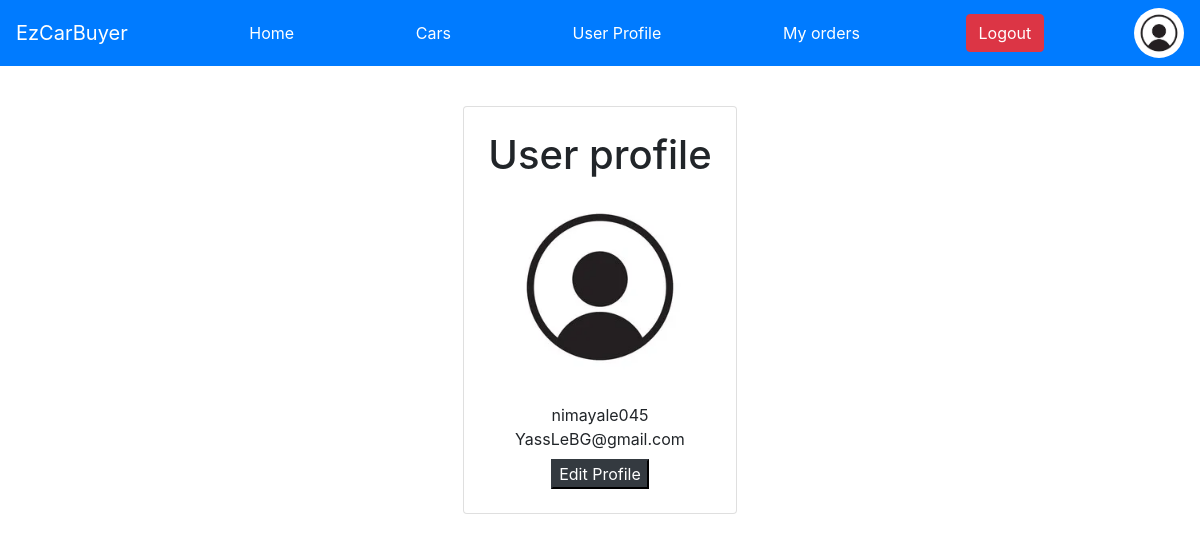
The page /user/index (signed in) on the database its author committed.
### tables this page shows
CREATE TABLE `user` (
  `id` int(11) NOT NULL,
  `username` varbinary(50) NOT NULL,
  `fname` varchar(30) NOT NULL,
  `lname` varchar(30) NOT NULL,
  `password` varchar(256) NOT NULL,
  `email` varbinary(50) NOT NULL,
  `phone` varchar(20) NOT NULL,
  `picture` varchar(50) NOT NULL
);

### Model/User.php (called while the page is built, shortened)
<?php
class User extends Model{
    public function find($id){
        $SQL = "SELECT * FROM user WHERE id=:id";
        $stmt = self::$_conn->prepare($SQL);
        $stmt->execute(['id'=>$id]);
        $stmt->setFetchMode(PDO::FETCH_CLASS,'User');
        return $stmt->fetch();
    }
}
?>

### dbConn.php (called while the page is built)
<?php
class Model{
    protected static $_conn = null;
    public function __construct(){
        if(self::$_conn == null){
            $host = 'localhost';
            $dbname = 'db_project';
            $user = 'root';
            $password = '';
            self::$_conn = new PDO("mysql:host=$host;dbname=$dbname",$user,$password);
        }
    }
}
?>

### View/user/index.php (the view, shortened to what this page needs)
<!DOCTYPE html>
<html lang="en">
<head>
</head>
<body>
<?php
    include 'View/includes/style.php';
    include 'View/includes/navbar.php';
?>
<div class="container mt-4 mb-4 p-3 d-flex justify-content-center">
     <div class="card p-4">
         <div class=" image d-flex flex-column justify-content-center align-items-center">
                <h1>User profile</h1>
                <div class=" image d-flex flex-column justify-content-center align-items-center">
                    <img src="../../Images/users/<?= $data['users']->picture?>" style="border-radius:50%" height="200" width="200" />
                <span class="name mt-3"><?=$data['users']->username?></span>
                 <span class="idd"><?=$data['users']->email?></span>
                 <div class=" d-flex mt-2">
                    <a href="/user/update/<?php echo $data['users']->id ?>"><button class="btn1 btn-dark">Edit Profile</button></a>
                 </div>
         </div>
    </div>
</div>
</body>
</html>

### rows shown on the page
user: picture (placeholder picture), username "nimayale045", email "YassLeBG@gmail.com"
